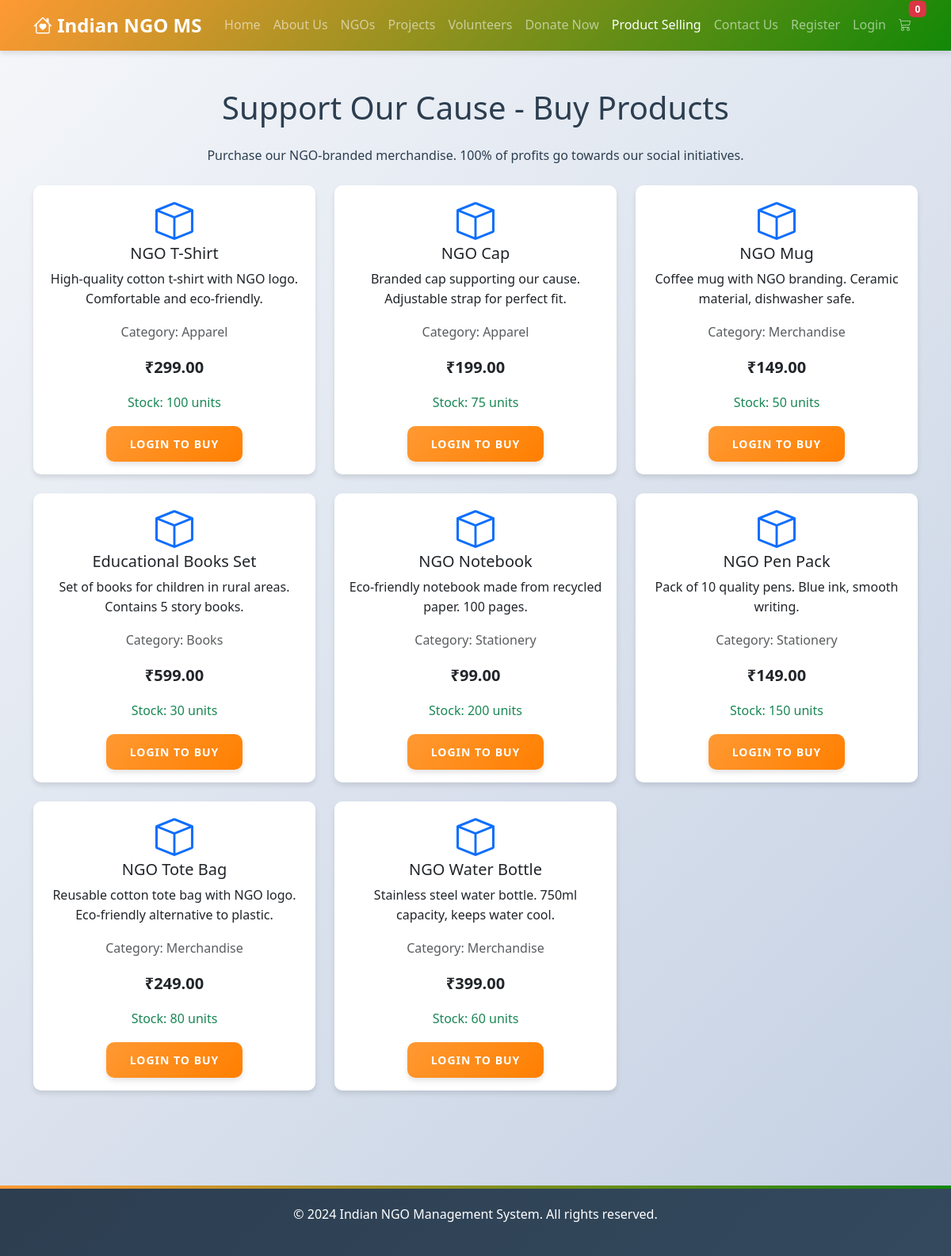
/products.php, run on the app's committed database.
### tables this page shows
CREATE TABLE IF NOT EXISTS `products` (
    `id` INT PRIMARY KEY AUTO_INCREMENT,
    `name` VARCHAR(150) NOT NULL,
    `description` TEXT,
    `category` VARCHAR(50),
    `price` DECIMAL(10, 2) NOT NULL,
    `image_path` VARCHAR(255),
    `stock_quantity` INT DEFAULT 0,
    `profit_percentage` DECIMAL(5, 2) DEFAULT 100,
    `created_at` TIMESTAMP DEFAULT CURRENT_TIMESTAMP,
    `updated_at` TIMESTAMP DEFAULT CURRENT_TIMESTAMP ON UPDATE CURRENT_TIMESTAMP,
    INDEX `idx_category` (`category`),
    INDEX `idx_price` (`price`)
);

### auth.php (called while the page is built, shortened)
<?php
require_once 'db_connection.php';
function isLoggedIn() {
    return isset($_SESSION['user_id']) && !empty($_SESSION['user_id']);
}
?>

### db_connection.php (called while the page is built, shortened)
<?php
try {
    $conn = new mysqli(DB_HOST, DB_USER, DB_PASS, DB_NAME, DB_PORT);
} catch (mysqli_sql_exception $e) {
    $host = DB_HOST . ':' . DB_PORT;
    $message = "Database connection failed. "
        . "Please ensure MySQL is running in XAMPP and the host/port are correct (" . $host . "). "
        . "Error: " . $e->getMessage();
    die($message);
}
$conn->set_charset("utf8mb4");
function getRows($query) {
    global $conn;
    $result = $conn->query($query);
    $rows = [];
    if ($result && $result->num_rows > 0) {
        while ($row = $result->fetch_assoc()) {
            $rows[] = $row;
        }
    }
    return $rows;
}
?>

### products.php (the view, shortened to what this page needs)
<?php
require_once 'auth.php';
$products = getRows("SELECT * FROM products ORDER BY created_at DESC");
?>
<!DOCTYPE html>
<html lang="en">
<head>
    <link href="https://cdn.jsdelivr.net/npm/bootstrap@5.3.0/dist/css/bootstrap.min.css" rel="stylesheet">
    <link rel="stylesheet" href="https://cdn.jsdelivr.net/npm/bootstrap-icons@1.10.0/font/bootstrap-icons.css">
    <link rel="stylesheet" href="css/style.css">
</head>
<body>
    <nav class="navbar navbar-expand-lg navbar-dark bg-dark">
        <div class="container">
            <a class="navbar-brand" href="index.php"><i class="bi bi-house-heart"></i> Indian NGO MS</a>
            <div class="collapse navbar-collapse" id="navbarNav">
                <ul class="navbar-nav ms-auto">
                    <li class="nav-item"><a class="nav-link" href="index.php">Home</a></li>
                    <li class="nav-item"><a class="nav-link" href="about.php">About Us</a></li>
                    <li class="nav-item"><a class="nav-link" href="ngos.php">NGOs</a></li>
                    <li class="nav-item"><a class="nav-link" href="projects.php">Projects</a></li>
                    <li class="nav-item"><a class="nav-link" href="volunteers.php">Volunteers</a></li>
                    <li class="nav-item"><a class="nav-link" href="donate.php">Donate Now</a></li>
                    <li class="nav-item"><a class="nav-link active" href="products.php">Product Selling</a></li>
                    <li class="nav-item"><a class="nav-link" href="contact.php">Contact Us</a></li>
                    <?php if (isLoggedIn()): ?>
                        <li class="nav-item"><a class="nav-link" href="#">Hi, <?php echo htmlspecialchars($_SESSION['user_name']); ?></a></li>
                        <li class="nav-item"><a class="nav-link" href="logout.php">Logout</a></li>
                    <?php else: ?>
                        <li class="nav-item"><a class="nav-link" href="register.php">Register</a></li>
                        <li class="nav-item"><a class="nav-link" href="login.php">Login</a></li>
                    <?php endif; ?>
                    <li class="nav-item">
                        <a class="nav-link position-relative" href="cart.php">
                            <i class="bi bi-cart3"></i>
                            <span class="badge bg-danger position-absolute top-0 start-100 translate-middle" id="cart-count">
                                <?php
                                if (isLoggedIn()) {
                                    $cart_count = 0;
                                    $result = executeQuery("SELECT SUM(quantity) as total FROM cart WHERE user_id = " . $_SESSION['user_id']);
                                    if ($result) {
                                        $row = $result->fetch_assoc();
                                        if ($row && $row['total']) {
                                            $cart_count = $row['total'];
                                        }
                                    }
                                    echo $cart_count;
                                } else {
                                    echo "0";
                                }
                                ?>
                            </span>
                        </a>
                    </li>
                </ul>
            </div>
        </div>
    </nav>
    <section class="py-5">
        <div class="container">
            <h1 class="text-center mb-4">Support Our Cause - Buy Products</h1>
            <p class="text-center mb-4">Purchase our NGO-branded merchandise. 100% of profits go towards our social initiatives.</p>
            <div class="row">
                <?php foreach ($products as $product): ?>
                <div class="col-md-4 mb-4">
                    <div class="card h-100">
                        <div class="card-body text-center">
                            <i class="bi bi-box display-4 text-primary mb-3"></i>
                            <h5 class="card-title"><?php echo htmlspecialchars($product['name']); ?></h5>
                            <p class="card-text"><?php echo htmlspecialchars($product['description']); ?></p>
                            <p class="text-muted">Category: <?php echo htmlspecialchars($product['category']); ?></p>
                            <p class="fs-5 fw-bold">₹<?php echo number_format($product['price'], 2); ?></p>
                            <p class="text-success">Stock: <?php echo $product['stock_quantity']; ?> units</p>
                            <?php if (isLoggedIn()): ?>
                                <form method="POST" action="add_to_cart.php">
                                    <input type="hidden" name="product_id" value="<?php echo $product['id']; ?>">
                                    <button type="submit" class="btn btn-primary btn-sm">Add to Cart</button>
                                </form>
                            <?php else: ?>
                                <a href="login.php?redirect=products.php" class="btn btn-primary btn-sm">Login to Buy</a>
                            <?php endif; ?>
                        </div>
                    </div>
                </div>
                <?php endforeach; ?>
            </div>
        </div>
    </section>
    <footer class="bg-dark text-white text-center py-4 mt-5">
        <div class="container">
            <p>&copy; 2024 Indian NGO Management System. All rights reserved.</p>
        </div>
    </footer>
</body>
</html>

### css/style.css (style rules this page uses)
:root { --primary-color: #FF9933; --secondary-color: #FFFFFF; --accent-color: #128807; --dark-color: #2C3E50; --light-bg: #F8F9FA; --shadow: 0 4px 6px rgba(0, 0, 0, 0.1); --border-radius: 10px; }
body { font-family: 'Segoe UI', Tahoma, Geneva, Verdana, sans-serif; line-height: 1.6; color: var(--dark-color); background: linear-gradient(135deg, #f5f7fa 0%, #c3cfe2 100%); min-height: 100vh; }
.navbar { background: linear-gradient(135deg, var(--primary-color), var(--accent-color)) !important; box-shadow: var(--shadow); backdrop-filter: blur(10px); }
.navbar-brand { font-weight: bold; font-size: 1.5rem; }
.nav-link { font-weight: 500; transition: all 0.3s ease; }
.btn { border-radius: var(--border-radius); padding: 12px 30px; font-weight: 600; text-transform: uppercase; letter-spacing: 1px; transition: all 0.3s ease; box-shadow: var(--shadow); }
.btn-primary { background: linear-gradient(135deg, var(--primary-color), #FF7F00); border: none; }
.card { border: none; border-radius: var(--border-radius); box-shadow: var(--shadow); transition: all 0.3s ease; }
footer { background: linear-gradient(135deg, var(--dark-color) 0%, #34495e 100%); color: white; position: relative; }
footer::before { content: ''; position: absolute; top: 0; left: 0; right: 0; height: 4px; background: linear-gradient(90deg, var(--primary-color), var(--accent-color)); }
.display-4 { font-size: 3rem; font-weight: 300; }

### data on the page
products: name "NGO T-Shirt", description "High-quality cotton t-shirt with NGO logo. Comfortable and eco-friendly.", category "Apparel", price "299.00", stock_quantity "100"
products: name "NGO Cap", description "Branded cap supporting our cause. Adjustable strap for perfect fit.", category "Apparel", price "199.00", stock_quantity "75"
products: name "NGO Mug", description "Coffee mug with NGO branding. Ceramic material, dishwasher safe.", category "Merchandise", price "149.00", stock_quantity "50"
products: name "Educational Books Set", description "Set of books for children in rural areas. Contains 5 story books.", category "Books", price "599.00", stock_quantity "30"
products: name "NGO Notebook", description "Eco-friendly notebook made from recycled paper. 100 pages.", category "Stationery", price "99.00", stock_quantity "200"
products: name "NGO Pen Pack", description "Pack of 10 quality pens. Blue ink, smooth writing.", category "Stationery", price "149.00", stock_quantity "150"
products: name "NGO Tote Bag", description "Reusable cotton tote bag with NGO logo. Eco-friendly alternative to plastic.", category "Merchandise", price "249.00", stock_quantity "80"
products: name "NGO Water Bottle", description "Stainless steel water bottle. 750ml capacity, keeps water cool.", category "Merchandise", price "399.00", stock_quantity "60"
